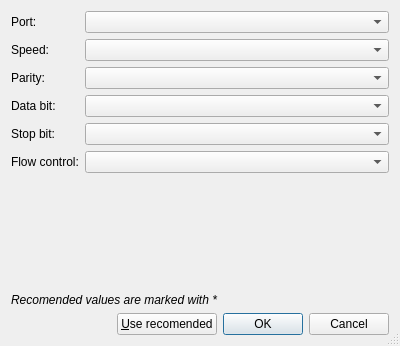
<?xml version="1.0" encoding="UTF-8"?>
<ui version="4.0">
 <class>DlgPortSetup</class>
 <widget class="QDialog" name="DlgPortSetup">
  <property name="geometry">
   <rect>
    <x>0</x>
    <y>0</y>
    <width>400</width>
    <height>346</height>
   </rect>
  </property>
  <property name="minimumSize">
   <size>
    <width>400</width>
    <height>300</height>
   </size>
  </property>
  <property name="windowTitle">
   <string>Port setup</string>
  </property>
  <property name="sizeGripEnabled">
   <bool>true</bool>
  </property>
  <property name="modal">
   <bool>true</bool>
  </property>
  <layout class="QGridLayout" name="gridLayout">
   <item row="0" column="0">
    <widget class="QLabel" name="label">
     <property name="text">
      <string>Port:</string>
     </property>
    </widget>
   </item>
   <item row="0" column="1">
    <widget class="QComboBox" name="cbPort">
     <property name="sizePolicy">
      <sizepolicy hsizetype="Expanding" vsizetype="Fixed">
       <horstretch>0</horstretch>
       <verstretch>0</verstretch>
      </sizepolicy>
     </property>
    </widget>
   </item>
   <item row="1" column="0">
    <widget class="QLabel" name="label_2">
     <property name="text">
      <string>Speed:</string>
     </property>
    </widget>
   </item>
   <item row="1" column="1">
    <widget class="QComboBox" name="cbSpeed">
     <property name="sizePolicy">
      <sizepolicy hsizetype="Expanding" vsizetype="Fixed">
       <horstretch>0</horstretch>
       <verstretch>0</verstretch>
      </sizepolicy>
     </property>
    </widget>
   </item>
   <item row="2" column="0">
    <widget class="QLabel" name="label_3">
     <property name="text">
      <string>Parity:</string>
     </property>
    </widget>
   </item>
   <item row="2" column="1">
    <widget class="QComboBox" name="cbParity">
     <property name="sizePolicy">
      <sizepolicy hsizetype="Expanding" vsizetype="Fixed">
       <horstretch>0</horstretch>
       <verstretch>0</verstretch>
      </sizepolicy>
     </property>
    </widget>
   </item>
   <item row="3" column="0">
    <widget class="QLabel" name="label_4">
     <property name="text">
      <string>Data bit:</string>
     </property>
    </widget>
   </item>
   <item row="3" column="1">
    <widget class="QComboBox" name="cbDataBit">
     <property name="sizePolicy">
      <sizepolicy hsizetype="Expanding" vsizetype="Fixed">
       <horstretch>0</horstretch>
       <verstretch>0</verstretch>
      </sizepolicy>
     </property>
    </widget>
   </item>
   <item row="4" column="0">
    <widget class="QLabel" name="label_5">
     <property name="text">
      <string>Stop bit:</string>
     </property>
    </widget>
   </item>
   <item row="4" column="1">
    <widget class="QComboBox" name="cbStopBit">
     <property name="sizePolicy">
      <sizepolicy hsizetype="Expanding" vsizetype="Fixed">
       <horstretch>0</horstretch>
       <verstretch>0</verstretch>
      </sizepolicy>
     </property>
    </widget>
   </item>
   <item row="5" column="0">
    <widget class="QLabel" name="label_6">
     <property name="text">
      <string>Flow control:</string>
     </property>
    </widget>
   </item>
   <item row="5" column="1">
    <widget class="QComboBox" name="cbFlowControl"/>
   </item>
   <item row="6" column="1">
    <spacer name="verticalSpacer">
     <property name="orientation">
      <enum>Qt::Vertical</enum>
     </property>
     <property name="sizeHint" stdset="0">
      <size>
       <width>20</width>
       <height>112</height>
      </size>
     </property>
    </spacer>
   </item>
   <item row="7" column="0" colspan="2">
    <widget class="QLabel" name="label_7">
     <property name="font">
      <font>
       <italic>true</italic>
      </font>
     </property>
     <property name="text">
      <string>Recomended values are marked with *</string>
     </property>
    </widget>
   </item>
   <item row="8" column="0" colspan="2">
    <layout class="QHBoxLayout" name="horizontalLayout">
     <item>
      <spacer name="horizontalSpacer">
       <property name="orientation">
        <enum>Qt::Horizontal</enum>
       </property>
       <property name="sizeHint" stdset="0">
        <size>
         <width>40</width>
         <height>20</height>
        </size>
       </property>
      </spacer>
     </item>
     <item>
      <widget class="QPushButton" name="btnUseRecomended">
       <property name="text">
        <string>&amp;Use recomended</string>
       </property>
      </widget>
     </item>
     <item>
      <widget class="QDialogButtonBox" name="buttonBox">
       <property name="orientation">
        <enum>Qt::Horizontal</enum>
       </property>
       <property name="standardButtons">
        <set>QDialogButtonBox::Cancel|QDialogButtonBox::Ok</set>
       </property>
      </widget>
     </item>
    </layout>
   </item>
  </layout>
 </widget>
 <tabstops>
  <tabstop>cbPort</tabstop>
  <tabstop>cbSpeed</tabstop>
  <tabstop>cbParity</tabstop>
  <tabstop>cbDataBit</tabstop>
  <tabstop>cbStopBit</tabstop>
  <tabstop>cbFlowControl</tabstop>
 </tabstops>
 <resources/>
 <connections>
  <connection>
   <sender>buttonBox</sender>
   <signal>accepted()</signal>
   <receiver>DlgPortSetup</receiver>
   <slot>accept()</slot>
   <hints>
    <hint type="sourcelabel">
     <x>248</x>
     <y>254</y>
    </hint>
    <hint type="destinationlabel">
     <x>157</x>
     <y>274</y>
    </hint>
   </hints>
  </connection>
  <connection>
   <sender>buttonBox</sender>
   <signal>rejected()</signal>
   <receiver>DlgPortSetup</receiver>
   <slot>reject()</slot>
   <hints>
    <hint type="sourcelabel">
     <x>316</x>
     <y>260</y>
    </hint>
    <hint type="destinationlabel">
     <x>286</x>
     <y>274</y>
    </hint>
   </hints>
  </connection>
 </connections>
</ui>
